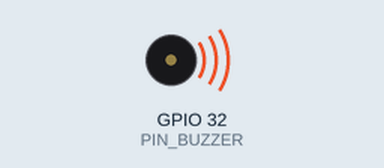
This program was run on a simulated ESP32. Parts: buzzer (waves = sounding, pin HIGH).

Above: at 3.0 s.
At 5.0 s:
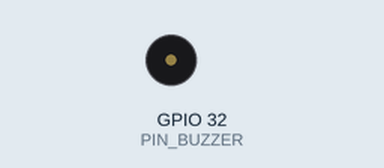
Timing chart, 0 to 7.2 s (numbered marks = the images above):
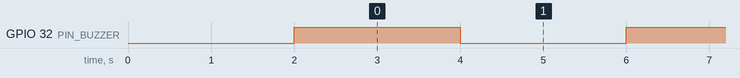

Measured:
- by itself, GPIO 32 (PIN_BUZZER): alternates HIGH for 2.0 s and LOW for 2.0 s

The program:

main.cpp
```cpp
#include <Arduino.h>

#define PIN_BUZZER GPIO_NUM_32

void setup()
{
    Serial.begin(115200);

    ESP_LOGD("MAIN", "Inicializando o pino do Buzzer...");
    delay(1000);

    pinMode(PIN_BUZZER, OUTPUT);
    digitalWrite(PIN_BUZZER, LOW);

    ESP_LOGD("MAIN", "Pino do Buzzer inicializado! Iniciando testes...");
    delay(1000);
}

void loop()
{
    ESP_LOGD("MAIN", "Pino Buzzer = ALTO");
    digitalWrite(PIN_BUZZER, HIGH);
    delay(2000);

    ESP_LOGD("MAIN", "Pino Buzzer = BAIXO");
    digitalWrite(PIN_BUZZER, LOW);
    delay(2000);
}
```
